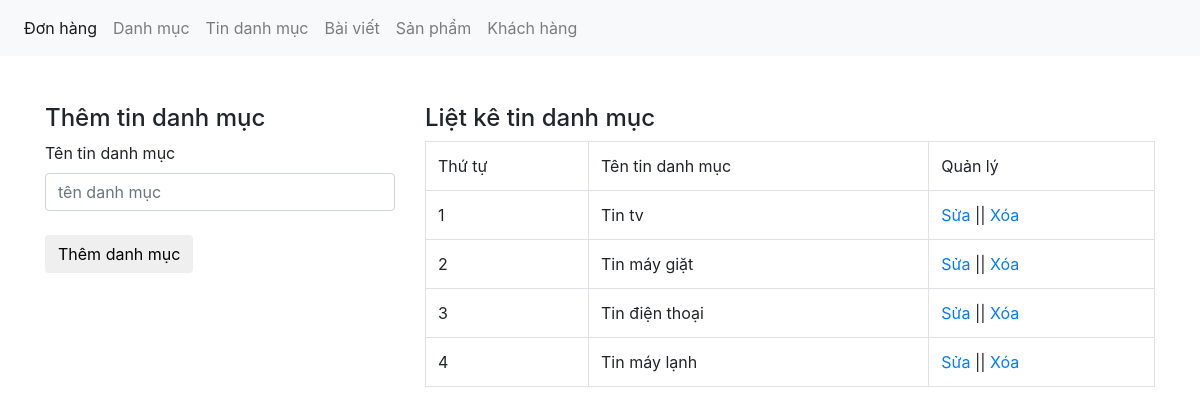
The app's page /webduan/admin/xulydanhmuctin.php with its own data.
### tables this page shows
CREATE TABLE `tbl_danhmuctin` (
  `danhmuctin_id` int(11) NOT NULL,
  `tendanhmuc` varchar(100) NOT NULL
);

### webduan/admin/xulydanhmuctin.php (the view, shortened to what this page needs)
<?php
    include("../db/connect.php");
?>
<!DOCTYPE html>
<html lang=en>
    <head>
        <link href="../css/bootstrap.css" rel="stylesheet" type="text/css" media="all" />
    </head>
    <body>
    <nav class="navbar navbar-expand-lg navbar-light bg-light">
            <div class="collapse navbar-collapse" id="navbarNav">
                <ul class="navbar-nav">
                <li class="nav-item active">
                    <a class="nav-link" href="xulydonhang.php">Đơn hàng <span class="sr-only">(current)</span></a>
                </li>
                <li class="nav-item">
                    <a class="nav-link" href="xulydanhmuc.php">Danh mục</a>
                </li>
                <li class="nav-item">
                    <a class="nav-link" href="xulydanhmuctin.php">Tin danh mục</a>
                </li>
                <li class="nav-item">
                    <a class="nav-link" href="xulybaiviet.php">Bài viết</a>
                </li>
                <li class="nav-item">
                    <a class="nav-link" href="xulysanpham.php">Sản phẩm</a>
                </li>
                <li class="nav-item">
                    <a class="nav-link" href="xulykhachhang.php">Khách hàng</a>
                </li>
                </ul>
            </div>
        </nav>
        <br><br>
        <div class="container">
            <div class="row">
                <?php
                    if(isset($_GET['quanly']) == 'sua'){
                        $id_sua = $_GET['id'];
                        $sql_sua = mysqli_query($con,"SELECT * FROM tbl_danhmuctin WHERE danhmuctin_id = '$id_sua'");
                        $row_sua = mysqli_fetch_array($sql_sua);
                        ?>
                        <div class="col-md-4">
                            <h4>Sửa tin danh mục</h4>
                            <label>Tên tin danh mục</label>
                            <form action="" method="POST">
                                <input type="text" class="form-control" name="danhmuc" placeholder="tên danh mục"
                                value="<?php echo $row_sua['tendanhmuc'];?>" />
                                <br>
                                <input type="hidden" class="form-control" name="id_danhmuc" placeholder="tên danh mục"
                                value="<?php echo $row_sua['danhmuctin_id'];?>" />
                                <input type="submit" name="suadanhmuc" value="Sửa danh mục" class="btn btn-default"/>
                            </form>
                        </div>
                        <?php
                    }else{
                        ?>
                        <div class="col-md-4">
                            <h4>Thêm tin danh mục</h4>
                            <label>Tên tin danh mục</label>
                            <form action="" method="POST">
                                <input type="text" class="form-control" name="danhmuc" placeholder="tên danh mục" /><br>
                                <input type="submit" name="themdanhmuc" value="Thêm danh mục" class="btn btn-default"/>
                            </form>
                        </div>
                <?php
                    }
                ?>
                <div class="col-md-8">
                    <h4>Liệt kê tin danh mục</h4>
                    <?php
                        $sql_select = mysqli_query($con,"SELECT * FROM tbl_danhmuctin ORDER BY danhmuctin_id DESC");
                    ?>
                    <table class="table table-bordered">
                        <tr>
                            <td>Thứ tự</td>
                            <td>Tên tin danh mục</td>
                            <td>Quản lý</td>
                        </tr>
                        <?php
                        $i = 0;
                            while($row_category = mysqli_fetch_array($sql_select)){
                                $i++;
                        ?>
                            <tr>
                                <td><?php echo $i ;?></td>
                                <td><?php echo $row_category['tendanhmuc'] ;?></td>
                                <td><a href="?quanly=sua&id=<?php echo $row_category['danhmuctin_id']?>">Sửa</a>
                                || <a href="?xoa=<?php echo $row_category['danhmuctin_id']?>">Xóa</a></td>
                            </tr>
                        <?php
                            }
                        ?>
                    </table>
                </div>
            </div>
        </div>
    </body>
</html>

### records on screen
tbl_danhmuctin: tendanhmuc "Tin tv"
tbl_danhmuctin: tendanhmuc "Tin máy giặt"
tbl_danhmuctin: tendanhmuc "Tin điện thoại"
tbl_danhmuctin: tendanhmuc "Tin máy lạnh"
